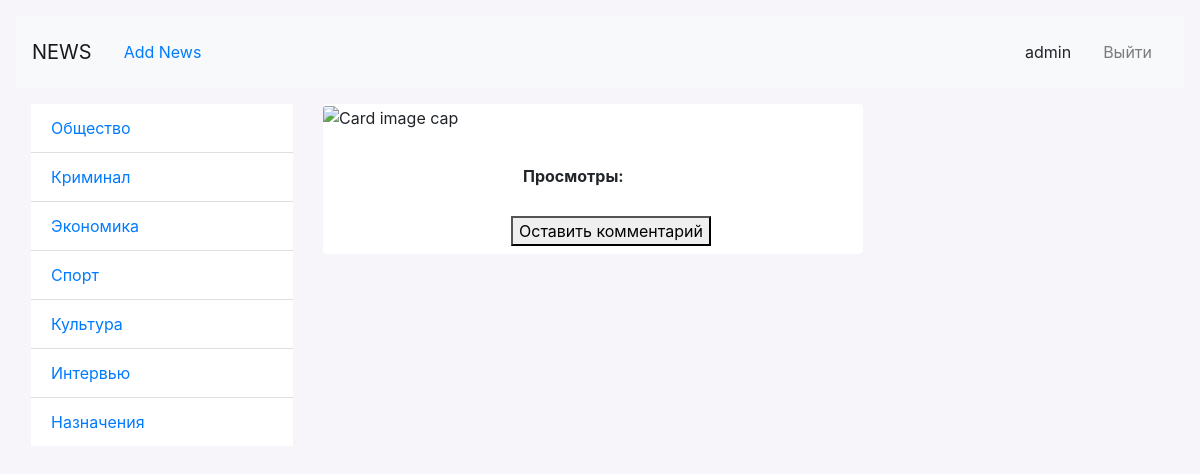
Page /comment/3/ (signed in) on the committed database.
### main/models.py (models this page shows, shortened)
class Category(models.Model):
    name = models.CharField(max_length=250, verbose_name='Название категории')
    class Meta:
        verbose_name = 'Категория'
        verbose_name_plural = 'Категории'

### main/views.py (the view, shortened to what this page needs)
# urls.py: path('comment/<int:pk>/', CreateCommentView.as_view(), name='create_comment')
class CreateCommentView(FormView):
    form_class = CommentForm
    template_name = 'main/news_detail.html'

### main/templatetags/category_tags.py (called while the page is built)
@register.simple_tag()
def get_categories():
    return Category.objects.all()

### main/templates/main/news_detail.html (shortened to what this page needs)
{% extends 'base.html' %}
{% load static %}
{% load category_tags %}
{% block category%}
<ul class="list-group list-group-flush">
    {% get_categories as categories %}
    {% for category in categories %}
    <li class="list-group-item">
        <a href="{% url 'news_by_categories' category.id %}">{{ category.name }}</a>
    </li>
    {% endfor %}
</ul>
{% endblock category%}
{% block main %}
<div class="card mb-3" style="max-width: 540px; border: None;">
    <div class="row no-gutters">
        <div class="col-md-4">
            <img class="card-img" src="{{ news.photo.url }}" alt="Card image cap">
        </div>
        <div class="col-md-8">
            <div class="card-body">
                <br>
                <b>{{ news.created_at }} Просмотры: {{ news.views }}</b>
            </div>
            {% if request.user.is_authenticated %}
            <div class="m-2">
                <form action="{% url 'create_comment' news.pk %}"
                      method="post">
                    <button type="submit" >
                        Оставить комментарий
                    </button>
                </form>
            </div>
            {% endif %}
        </div>
    </div>
</div>
{% endblock main %}

### templates/components/_navbar.html (shortened to what this page needs)
<nav class="navbar navbar-expand-lg navbar-light bg-light">
    <a class="navbar-brand" href="{% url 'main_page' %}">NEWS</a>
    <div class="collapse navbar-collapse" id="navbarSupportedContent">
        {% if user.is_authenticated %}
        <a class="nav-link" href="{% url 'create_news' %}">Add News</a>
        <ul class="navbar-nav ml-auto">
            <li class="nav-item">
                <p class="m-3">{{ user.username }}</p>
            </li>
            <li class="nav-item">
                <form method="post" action="{% url 'logout' %}">
                    <button type="submit" class="nav-link btn btn-link m-3"
                            style="display: inline; padding: 0; border: none; background: none;">Выйти
                    </button>
                </form>
            </li>
        </ul>
        {% endif %}
    </div>
</nav>

### rows in the picture
Category: name "Общество"
Category: name "Криминал"
Category: name "Экономика"
Category: name "Спорт"
Category: name "Культура"
Category: name "Интервью"
Category: name "Назначения"

### other values in the picture
{{ user.username }} "admin"
